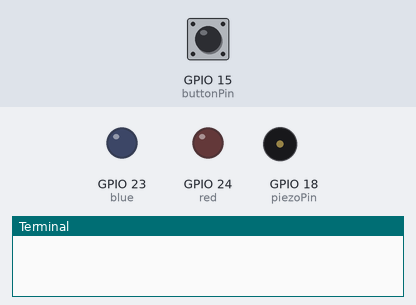
A program run on a simulated Raspberry Pi (BCM pin numbers). On the bench: output pins drawn as LEDs (lit = HIGH), buzzer (waves = sounding), the last lines printed to the terminal. Dashed ring = blinking. The test bench sets the inputs (shaded band); at power-on: GPIO 15 (buttonPin) HIGH. Threads take turns every 2 ms; the clock reads 2024-03-15 10:24:30 at power-on unless the program sets it.

Above: at 1.2 s.
1.3 s: GPIO 15 (buttonPin) pulled LOW for 3.2 s
At 1.45 s:
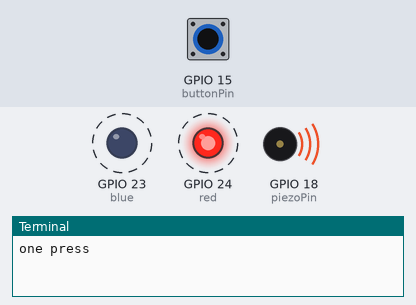
At 5.5 s:
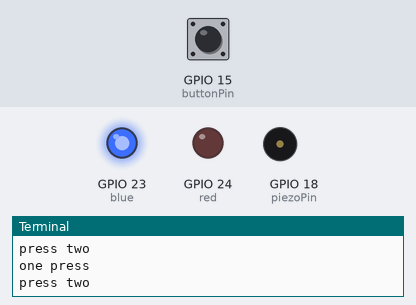
Timing chart, 0 to 7.0 s (numbered marks = the images above; inputs shaded):
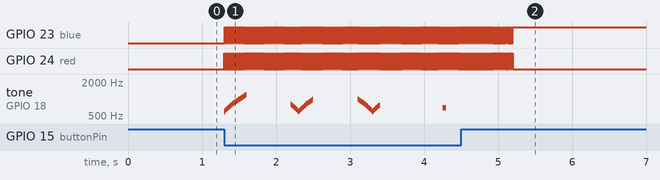

Measured:
- after the input at 1.3 s, GPIO 23 (blue): alternates HIGH for 0.01 s and LOW for 0.01 s, 389 changes in all, then stays HIGH, starting at once; GPIO 24 (red): alternates HIGH for 0.01 s and LOW for 0.01 s, 390 changes in all, then stays LOW, starting at once

The program:

buzzer3.py
```python
import RPi.GPIO as GPIO
import time
import threading

piezoPin = 18
buttonPin = 15
blue = 23
red = 24


GPIO.setmode(GPIO.BCM)
GPIO.setup(buttonPin, GPIO.IN, pull_up_down=GPIO.PUD_UP)
GPIO.setup(piezoPin, GPIO.OUT)
GPIO.setup(blue, GPIO.OUT)
GPIO.setup(red, GPIO.OUT)


sound = GPIO.PWM(piezoPin, 440)

prePressTime = 0.0
waitInputTime = 0.8

cnt = 0

siren_active = False
siren_thread = None

def startyelp():
	print("yelp")
	for freq in range(800, 1600, 100):
		sound.ChangeFrequency(freq)
		time.sleep(0.03)
	for freq in range(160, 800, -100):
		sound.ChangeFrequency(freq)
		time.sleep(0.03)

def siren():
	global siren_active
	led_state = True

	while siren_active:
		for freq in range(600, 1600, 20):
			sound.ChangeFrequency(freq)

			if led_state:
				GPIO.output(blue, GPIO.LOW)
				GPIO.output(red, GPIO.HIGH)
			else:
				GPIO.output(blue, GPIO.HIGH)
				GPIO.output(red, GPIO.LOW)

			led_state = not led_state
			time.sleep(0.01)

		for freq in range(1600, 600, -20):
			sound.ChangeFrequency(freq)

			if led_state:
				GPIO.output(blue, GPIO.LOW)
				GPIO.output(red, GPIO.HIGH)
			else:
				GPIO.output(blue,GPIO.HIGH)
				GPIO.output(red, GPIO.LOW)
			led_state = not led_state
			time.sleep(0.01)

def start_siren():
	global siren_active, siren_thread
	if not siren_active:
		siren_active = True
		sound.start(50)
		siren_thread = threading.Thread(target=siren)
		siren_thread.start()

def stop_siren():
	global siren_active
	if siren_active:
		siren_active = False
		sound.stop()

try:
	while True:
		if GPIO.input(buttonPin) == GPIO.LOW:
			currTime = time.time()
			if currTime - prePressTime <= waitInputTime:
				print("press two")
				stop_siren()
				cnt = 0

			else:
				print("one press")
				start_siren()
				cnt = 1
				prePressTime = currTime

			time.sleep(0.3)

except KeyboardInterrupt:
	GPIO.cleanup()
```
